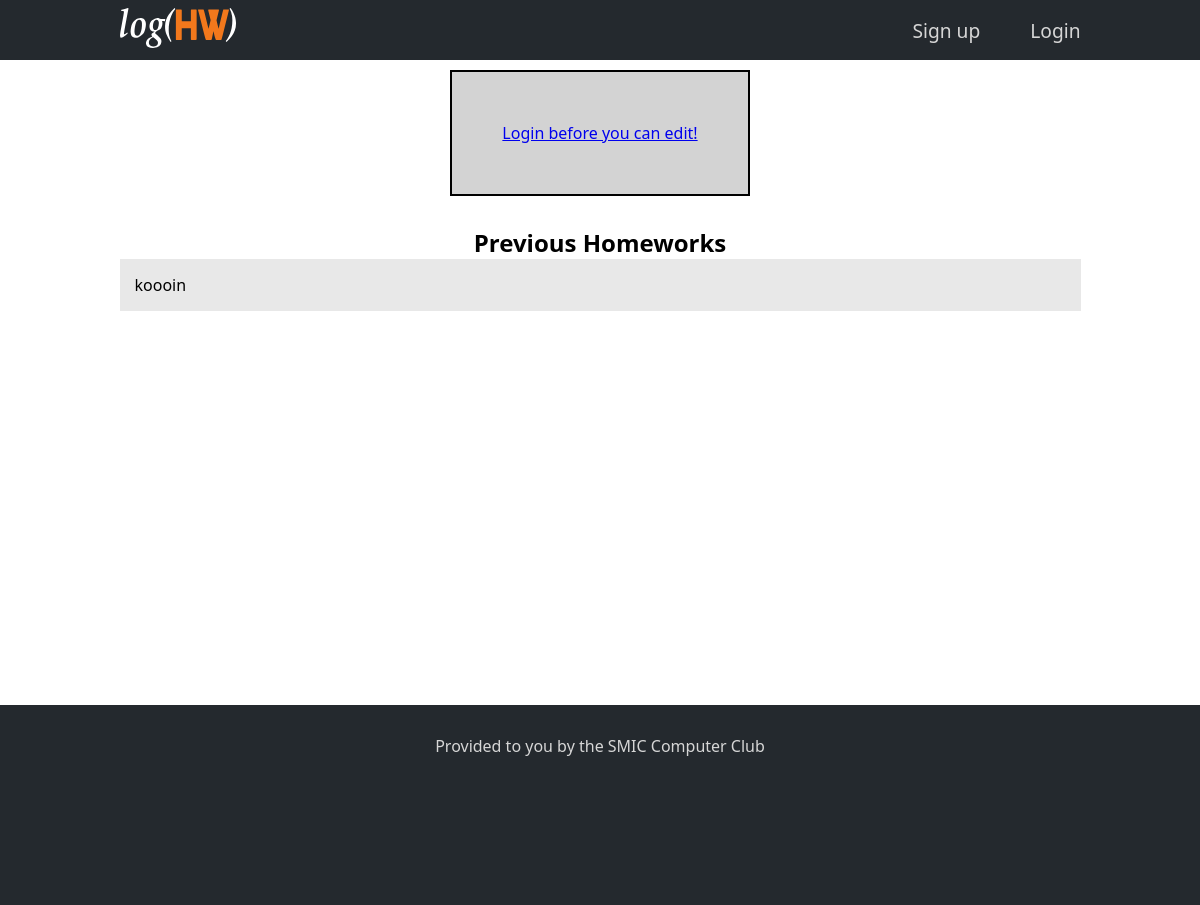
Page /log/11/ on the earlier database version.
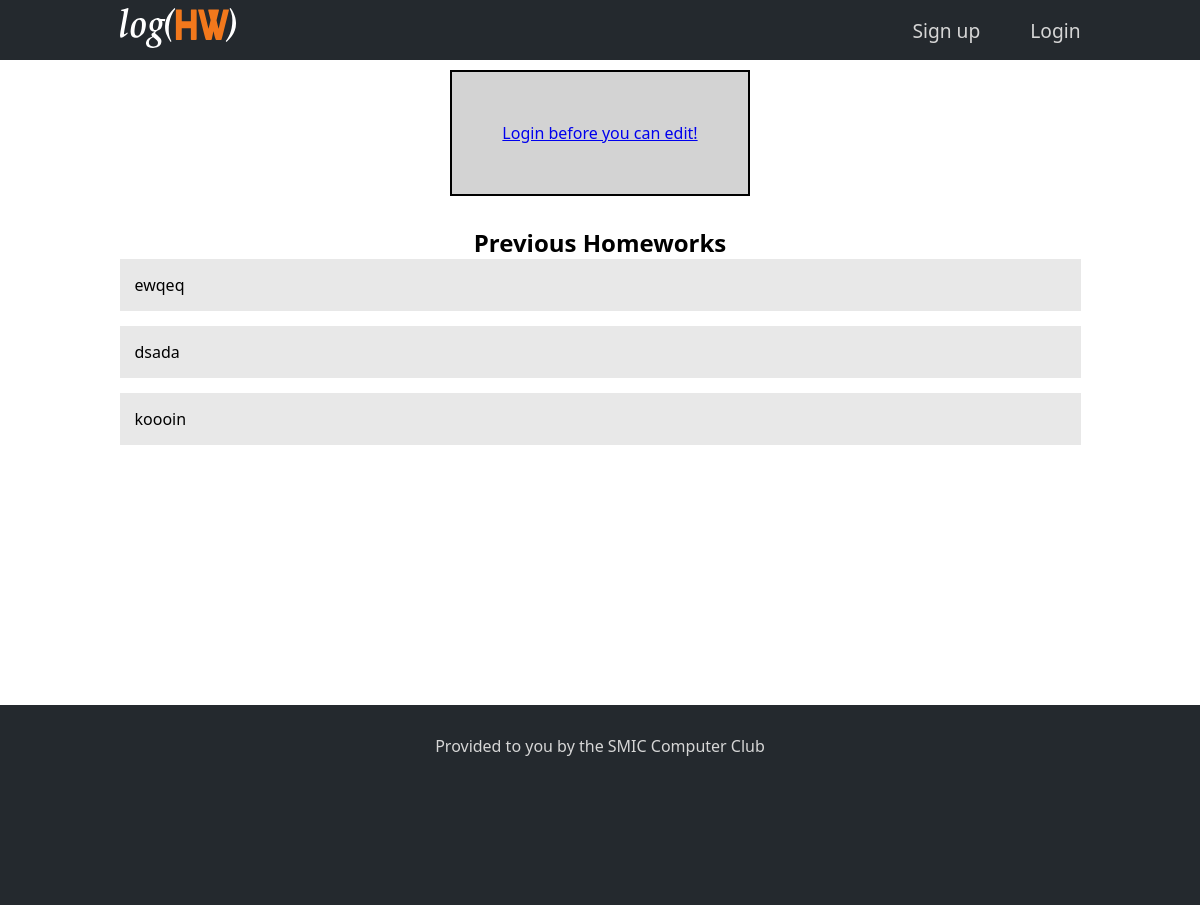
Same page on the later database version.
### log/models.py (models this page shows, shortened)
class Homework(models.Model):
    course = models.ForeignKey(Course, on_delete=models.CASCADE,null=True, blank=True)
    hw_text = models.CharField(max_length=200)
    pub_date = models.DateTimeField('date published')

### log/views.py (the view)
# urls.py: url(r'^(?P<course_id>[0-9]+)/$', views.detail, name='detail'),
def detail(request, course_id): #page to edit hw
    course = get_object_or_404(Course, pk=course_id)
    if request.method == 'POST':
        form = ChangeHWForm(request.POST)
        if form.is_valid():
            course.homework_set.create(hw_text=form.cleaned_data['hw_text'], pub_date=timezone.now())
            return redirect('home')
    else:
        form = ChangeHWForm({'hw':course.get_latest_hw})
    return render(request, 'detail.html', {'form': form,
                                            'course': course,
                                            'latest_hw_list': course.homework_set.order_by('-pub_date')[:5]})

### log/templates/detail.html (shortened to what this page needs)
{% extends 'base.html' %}
{% block content %}
  <div class="content-container">
    <div class="lgn-container">
      {% if user.is_authenticated %}
        <h1 class="content-heading">{{course.course_name}}</h2>
        <form method="post">
          {% csrf_token %}
          <div class="form-row">
            {{ form.hw_text }}
          </div>
          <button type="submit" class="btn">Save changes</button>
        </form>
      {% else %}
        <a href="{% url 'login' %}">Login before you can edit! </a>
      {% endif %}
    </div>
    <h2> Previous Homeworks </h2>
    {% for homework in latest_hw_list %}
    <div class="extra-hw-box">
      <p>{{homework.hw_text}}</p>
    </div>
    {% endfor %}
  </div>
{% endblock %}

Differences in the rows shown:
added Homework: hw_text "ewqeq"
added Homework: hw_text "dsada"
